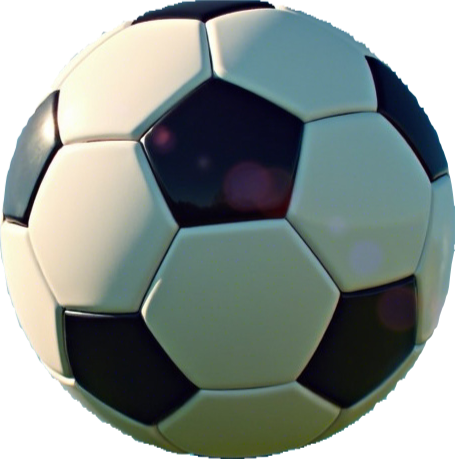
#> input picture DataAugment/put_ball_everywhere/data/ball/4.png, 455 x 459 px; its folder holds 5 pictures in this run
$ python put_ball_everywhere.py
#> lines starting #> are read from the running program, lines starting #| are printed output that depends on the picture; long printed decimals are rounded
from PIL import Image
import os
import random
from PIL import Image
DEBUG = True
def put_ball_everywhere(ball_image_path,background_image_path,output_image_path):
    # 加载球的图片
    # ball_image_path = './data/ball/4.png'  # 替换为你的球的图片路径
#> called with ball_image_path = './data/ball/4.png', background_image_path = './data/background/b1.jpg', output_image_path = 'output_image.png'
    ball_image = Image.open(ball_image_path).convert("RGBA")  # 确保使用 RGBA 模式
#> ball_image is the input picture: PIL image 455x459 RGBA; mean R, G, B, A 83.8, 93.5, 88.6, 201.4

    # 等比例缩小为32像素
    ball_image.thumbnail((16, 16))
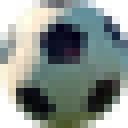
#> ball_image: PIL image 16x16 RGBA (shown 8 times larger); mean R, G, B, A 94.5, 106, 100.2, 202.2; transparent parts drawn white

    # 读取1920x1080的背景图像
    # background_image_path = './data/background/b1.jpg'  # 替换为您的背景图像路径
    background = Image.open(background_image_path).convert("RGBA")  # 确保使用 RGBA 模式
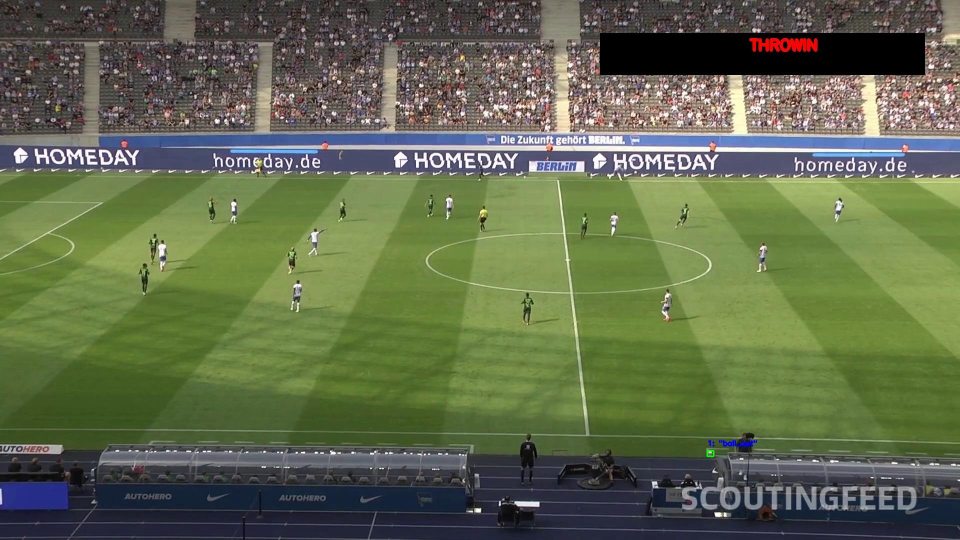
#> input picture DataAugment/put_ball_everywhere/data/background/b1.jpg, 1920 x 1080 px (shown at 1/2 size)

    # 随机选择粘贴位置
    max_x = background.width - ball_image.width
#> max_x = 1904
    max_y = background.height - ball_image.height
#> max_y = 1064
    random_x = random.randint(0, max_x)
#> random_x = 1729
    random_y = random.randint(0, max_y)
#> random_y = 788

    # 粘贴球的图片到背景图像，保持透明度
    background.paste(ball_image, (random_x, random_y), ball_image)

    # 保存结果图像
    # output_image_path = 'output_image.png'  # 输出图像路径
    # background.save(output_image_path)
    background = background.convert("RGB")
#> background: PIL image 1920x1080 RGB
    background.save(output_image_path, format="JPEG")

    if DEBUG : print(f"球的图片已随机粘贴到位置: ({random_x}, {random_y})")
#| 球的图片已随机粘贴到位置: (1729, 788)

    # 保存结果图像
    background.save(output_image_path)

    # 计算 YOLO 格式
    x_center = (random_x + ball_image.width / 2) / background.width
#> x_center = 0.905
    y_center = (random_y + ball_image.height / 2) / background.height
#> y_center = 0.737
    width = ball_image.width / background.width
#> width = 0.00833
    height = ball_image.height / background.height
#> height = 0.0148

    # 打印或保存 YOLO 格式标注
    yolo_annotation = f"{0} {x_center:.6f} {y_center:.6f} {width:.6f} {height:.6f}"
#> yolo_annotation = '0 0.904687 0.737037 0.008333 0.014815'
    if DEBUG : print(yolo_annotation)
#| 0 0.9047 0.737 0.008333 0.01482
    return yolo_annotation

"""
读取背景文件夹的所有图片，对于每个背景图片，随机从球文件夹中random选择一张球图片,
然后调用put_ball_everywhere函数，得到增强后的图片和yolo标注，将增强后的图片和标注
分别存储到输出图片文件夹和标注文件夹
"""
def process_images(background_folder, ball_folder, output_image_folder, output_annotation_folder):
    # 确保输出文件夹存在
    os.makedirs(output_image_folder, exist_ok=True)
    os.makedirs(output_annotation_folder, exist_ok=True)

    # 获取所有背景图像路径
#> (the run stopped early here; a loop or call above may not have finished)
